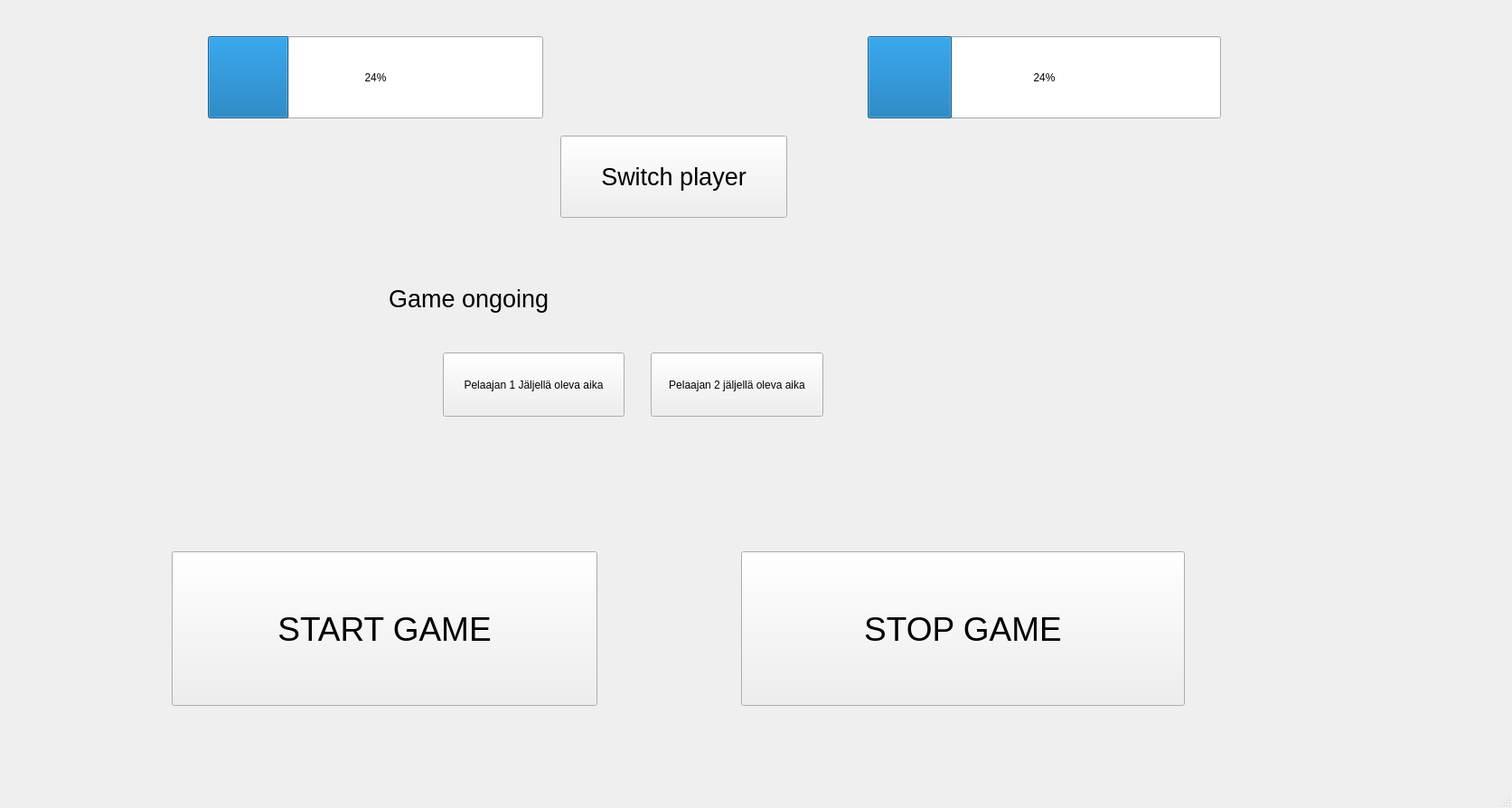
<?xml version="1.0" encoding="UTF-8"?>
<ui version="4.0">
 <class>MainWindow</class>
 <widget class="QMainWindow" name="MainWindow">
  <property name="geometry">
   <rect>
    <x>0</x>
    <y>0</y>
    <width>1673</width>
    <height>894</height>
   </rect>
  </property>
  <property name="windowTitle">
   <string>MainWindow</string>
  </property>
  <widget class="QWidget" name="centralwidget">
   <widget class="QProgressBar" name="player1ProgressBar_2">
    <property name="geometry">
     <rect>
      <x>230</x>
      <y>40</y>
      <width>371</width>
      <height>91</height>
     </rect>
    </property>
    <property name="value">
     <number>24</number>
    </property>
   </widget>
   <widget class="QProgressBar" name="player2ProgressBar_2">
    <property name="geometry">
     <rect>
      <x>960</x>
      <y>40</y>
      <width>391</width>
      <height>91</height>
     </rect>
    </property>
    <property name="value">
     <number>24</number>
    </property>
   </widget>
   <widget class="QLabel" name="gameInfoLabel">
    <property name="geometry">
     <rect>
      <x>430</x>
      <y>280</y>
      <width>1091</width>
      <height>101</height>
     </rect>
    </property>
    <property name="font">
     <font>
      <pointsize>20</pointsize>
     </font>
    </property>
    <property name="text">
     <string>Game ongoing</string>
    </property>
   </widget>
   <widget class="QPushButton" name="switchPlayerButton">
    <property name="geometry">
     <rect>
      <x>620</x>
      <y>150</y>
      <width>251</width>
      <height>91</height>
     </rect>
    </property>
    <property name="font">
     <font>
      <pointsize>20</pointsize>
     </font>
    </property>
    <property name="text">
     <string>Switch player</string>
    </property>
   </widget>
   <widget class="QPushButton" name="player1Time">
    <property name="geometry">
     <rect>
      <x>490</x>
      <y>390</y>
      <width>201</width>
      <height>71</height>
     </rect>
    </property>
    <property name="text">
     <string>Pelaajan 1 Jäljellä oleva aika</string>
    </property>
   </widget>
   <widget class="QPushButton" name="player2Time">
    <property name="geometry">
     <rect>
      <x>720</x>
      <y>390</y>
      <width>191</width>
      <height>71</height>
     </rect>
    </property>
    <property name="text">
     <string>Pelaajan 2 jäljellä oleva aika</string>
    </property>
   </widget>
   <widget class="QPushButton" name="startGameButton">
    <property name="geometry">
     <rect>
      <x>190</x>
      <y>610</y>
      <width>471</width>
      <height>171</height>
     </rect>
    </property>
    <property name="font">
     <font>
      <pointsize>28</pointsize>
     </font>
    </property>
    <property name="text">
     <string>START GAME</string>
    </property>
   </widget>
   <widget class="QPushButton" name="stopGameButton">
    <property name="geometry">
     <rect>
      <x>820</x>
      <y>610</y>
      <width>491</width>
      <height>171</height>
     </rect>
    </property>
    <property name="font">
     <font>
      <pointsize>28</pointsize>
     </font>
    </property>
    <property name="text">
     <string>STOP GAME</string>
    </property>
   </widget>
   <widget class="QLabel" name="player1TimeLabel">
    <property name="geometry">
     <rect>
      <x>500</x>
      <y>470</y>
      <width>191</width>
      <height>51</height>
     </rect>
    </property>
    <property name="font">
     <font>
      <pointsize>16</pointsize>
     </font>
    </property>
    <property name="text">
     <string/>
    </property>
   </widget>
   <widget class="QLabel" name="player2TimeLabel">
    <property name="geometry">
     <rect>
      <x>730</x>
      <y>470</y>
      <width>181</width>
      <height>51</height>
     </rect>
    </property>
    <property name="font">
     <font>
      <pointsize>16</pointsize>
     </font>
    </property>
    <property name="text">
     <string/>
    </property>
   </widget>
  </widget>
  <widget class="QMenuBar" name="menubar">
   <property name="geometry">
    <rect>
     <x>0</x>
     <y>0</y>
     <width>1673</width>
     <height>22</height>
    </rect>
   </property>
  </widget>
  <widget class="QStatusBar" name="statusbar"/>
 </widget>
 <resources/>
 <connections/>
</ui>
